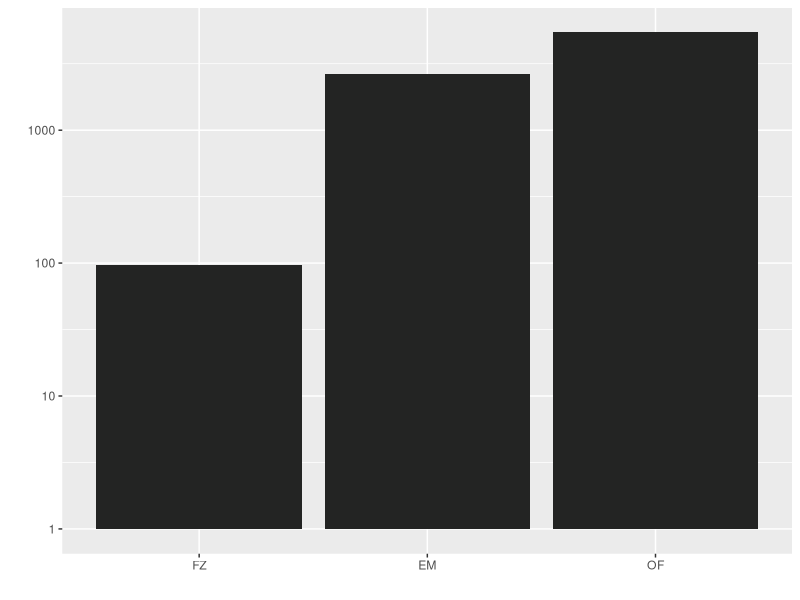

R code for this plot:
library(ggplot2)

dat <- read.table('timing_plot.txt', header=T, sep='\t')
pdf('timing.pdf', height=5, width=4)
ggplot(dat, aes(x=reorder(method, order), y=time)) + geom_bar(stat='identity', fill='#232423') + scale_y_log10() + xlab("") + ylab("")
dev.off()
